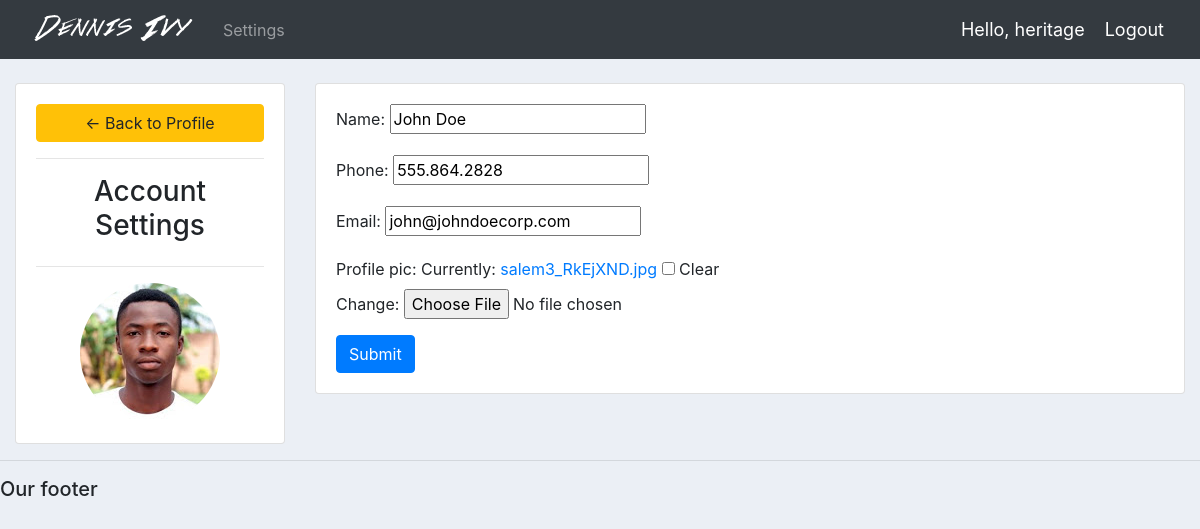
Before: /account/ (signed in) with the older database file.
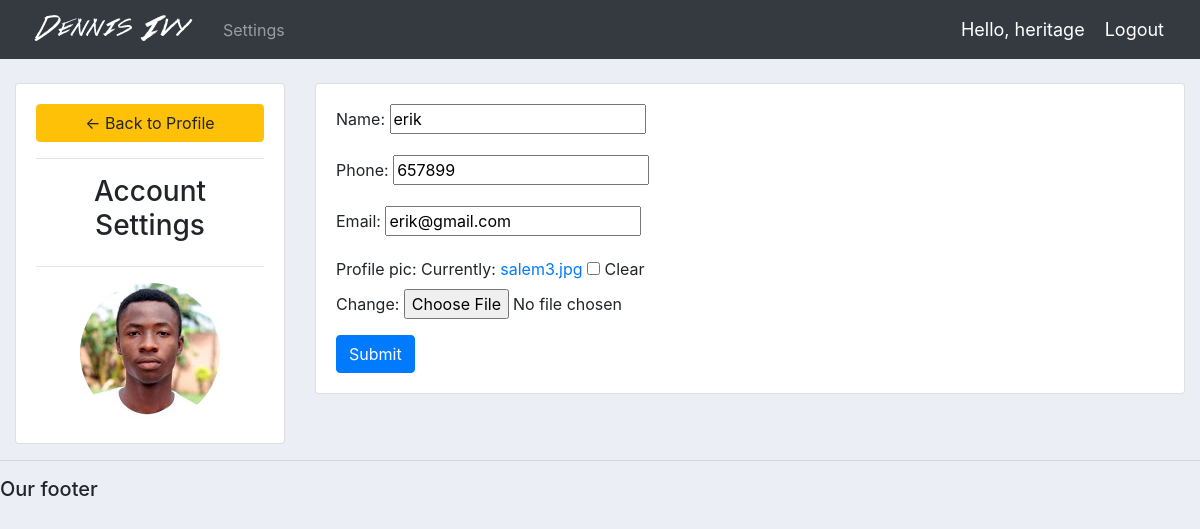
After: the same page with the newer database file.
### accounts/models.py (models this page shows, shortened)
class Customer(models.Model):
	user = models.OneToOneField(User, null=True, blank=True, on_delete=models.CASCADE)
	name = models.CharField(max_length=200, null=True)
	phone = models.CharField(max_length=200, null=True)
	email = models.CharField(max_length=200, null=True)
	profile_pic = models.ImageField(default="salem3.jpg", null=True, blank=True)
	date_created = models.DateTimeField(auto_now_add=True, null=True)

### accounts/decorators.py (the view)
		def wrapper_func(request, *args, **kwargs):
			group = None
			if request.user.groups.exists():
				group = request.user.groups.all()[0].name
			if group in allowed_roles:
				return view_func(request, *args, **kwargs)
			else:
				return HttpResponse('You are not authorized to view this page')

### accounts/forms.py
class CustomerForm(ModelForm):
	class Meta:
		model = Customer
		fields = '__all__'
		exclude = ['user']

### accounts/views.py (called while the page is built)
@login_required(login_url='login')
@allowed_users(allowed_roles=['customer'])
def accountSettings(request):
	customer = request.user.customer
	form = CustomerForm(instance=customer)
	if request.method == 'POST':
		form = CustomerForm(request.POST, request.FILES, instance=customer)
		if form.is_valid():
			form.save()
	context = {'form':form}
	return render(request, 'accounts/account_settings.html', context)

### accounts/templates/accounts/account_settings.html (shortened to what this page needs)
{%  extends 'accounts/main.html' %}
{% load static %}
{% block content %}
<br>
<div class="row">
	<div class="col-md-3">
		<div class="card card-body">
			<a class="btn btn-warning" href="{% url 'home' %}"> &#8592; Back to Profile</a>
			<hr>
			<h3 style="text-align: center">Account Settings</h3>
			<hr>
			<img class="profile-pic" src="{{request.user.customer.profile_pic.url}}" >
		</div>
	</div>
	<div class="col-md-9">
		<div class="card card-body">
			<form method="POST" action="" enctype="multipart/form-data">
				{{form.as_p}}
			<input class="btn btn-primary" type="submit" name="Update Information">
			</form>
		</div>
	</div>
</div>
{% endblock %}

### accounts/templates/accounts/navbar.html (shortened to what this page needs)
{% load static %}
<nav class="navbar navbar-expand-lg navbar-dark bg-dark">
 <img src="{% static 'images/logo.png' %}">
  <div class="collapse navbar-collapse" id="navbarNav">
    <ul class="navbar-nav">
      {% if request.user.is_staff %}
      <li class="nav-item active">
        <a class="nav-link" href="{% url 'home' %}">Dashboard</a>
      </li>
      <li class="nav-item">
        <a class="nav-link" href="{% url 'products' %}">Products</a>
      </li>
      {% else %}
        <li class="nav-item">
          <a class="nav-link" href="{% url 'account' %}">Settings</a>
        </li>
      {% endif %}
    </ul>
  </div>
  <span class="hello-msg">Hello, {{request.user}}</span>
  <span ><a  class="hello-msg" href="{% url 'logout' %}">Logout</a></span>
</nav>

### static/css/main.css (style rules this page uses)
body { background-color: #ebeff5; }

### accounts/templates/accounts/navbar.html (style rules this page uses)
.hello-msg { font-size: 18px; color: #fff; margin-right: 20px; }

### accounts/templates/accounts/account_settings.html (style rules this page uses)
.profile-pic { max-width: 200px; max-height:200px; margin: 0 auto; border-radius: 50%; }

Changed rows visible on the page:
no longer on this page (row edited): Customer: name "John Doe", phone "555.864.2828", email "john@johndoecorp.com"
added Customer: name "erik", phone "657899", email "erik@gmail.com"
Other visible differences:
text no longer shown: "Name: Phone: Email: Profile pic: Currently: salem3_RkEjXND.jpg Clear Change:"
text now shown: "Name: Phone: Email: Profile pic: Currently: salem3.jpg Clear Change:"
